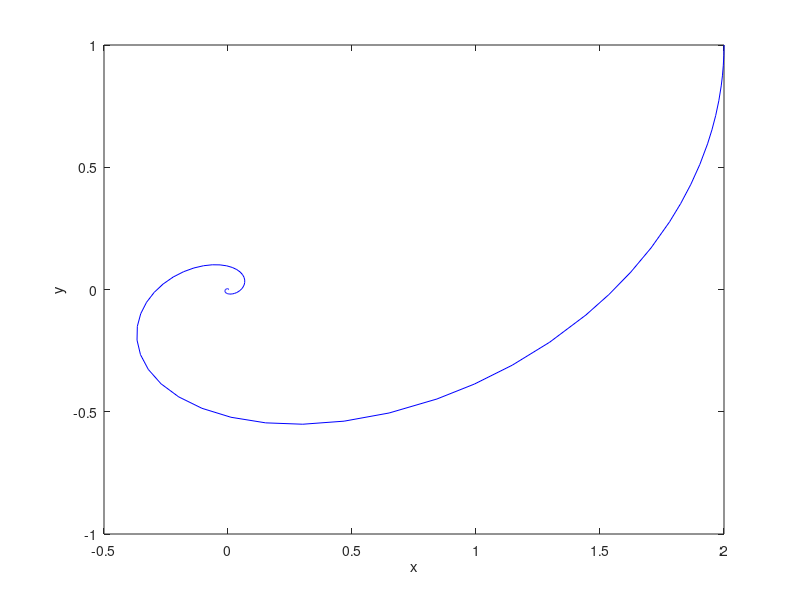
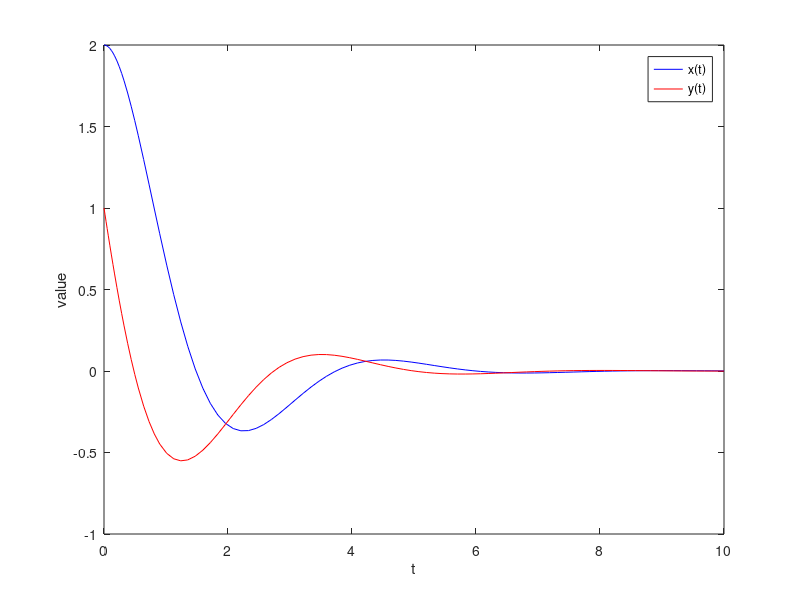

These charts were generated, in order, by the following MATLAB code:
% Numerically solve the ODE system:
% dx/dt = 2y -    x
% dy/dt = -x - 0.5y
% x(0) = 2, y(0) = 1
% 0 <= t <= 10

% Define the ODE system
dxdt = @(t, x) [2*x(2) - x(1); -x(1) - 0.5*x(2)];
x0 = [2; 1]; % initial condition
tspan = [0, 10]; % time span

% Call ode45 to solve
[t, X] = ode45(dxdt, tspan, x0);

% Plot results in the phase plane
figure
plot(X(:,1), X(:,2), "b-")
xlabel("x")
ylabel("y")

% Plot both functions versus time
figure
plot(t, X(:,1), "b-", t, X(:,2), "r-")
xlabel("t")
ylabel("value")
legend("x(t)", "y(t)")
